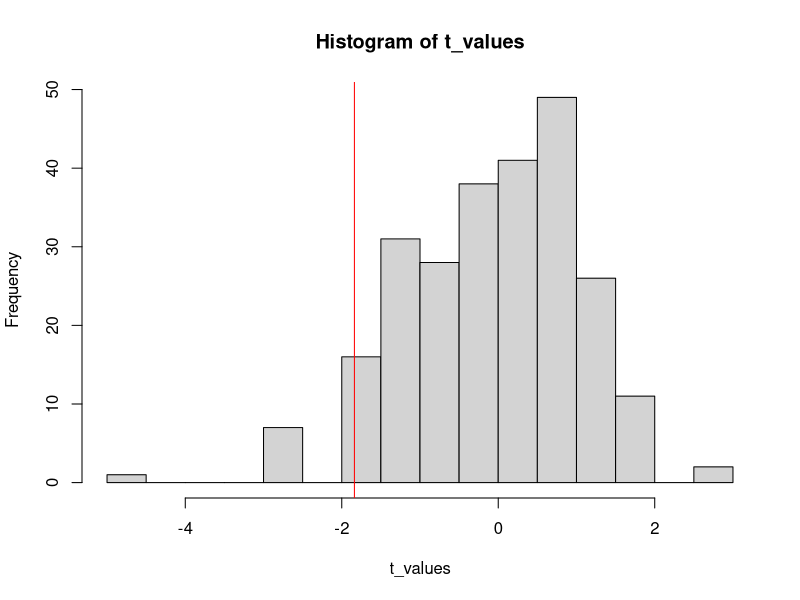
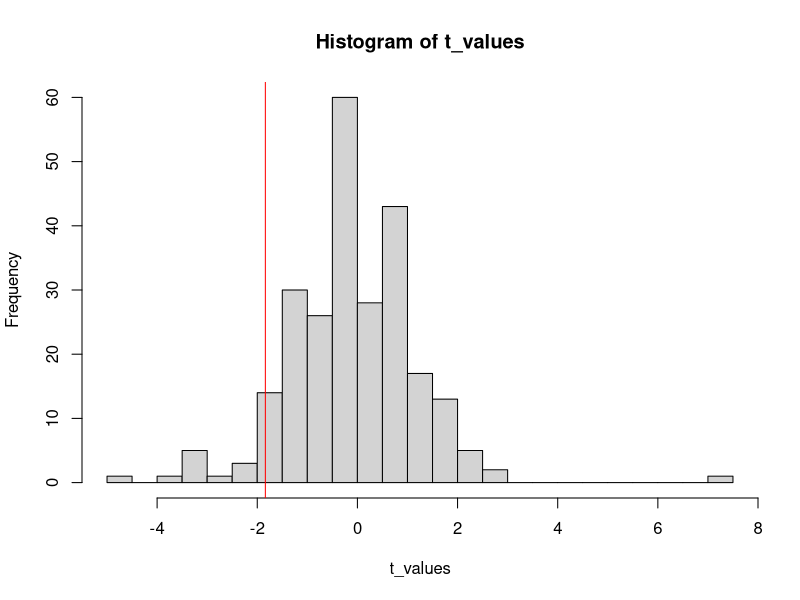

Generate these figures, in order, with R:
## Practical 11 

## The data:

V1 <- c(10, 11, 11, 10, 12)
V2 <- c(12, 10, 14, 13, 12)

MyPermutationTest <- function(x, y) {
  ## initial t-value
  initial_t <- t.test(x, y)$statistic
  
  t_values <- rep(0, 250)
  ## creating 250 permutation samples and calculating t-statistic for each sample
  for(i in 1:250) {
    temp_sample <- sample(x = c(x, y), replace = FALSE)
    ## First XX number of elements go to the first group...
    S1 <- temp_sample[1:length(x)]
    ## Then the rest goes to the second group
    S2 <- temp_sample[(length(x) + 1):(length(x)+length(y))]
    
    t_values[i] <- t.test(S1, S2)$statistic
  }
  ## histogram of the t-statistic distribution with a vertical line at the initial t-value
  hist(t_values, breaks = 25)
  abline(v = initial_t, col = "red")
  
  ## proportion of times the t-statistic is larger than the t-statistic value in the original sample
  empirical_p_value <- sum(initial_t > t_values)/250
  
  return(empirical_p_value)
}

MyBootstrapTest <- function(x, y) {
  ## initial t-value
  initial_t <- t.test(x, y)$statistic
  
  t_values <- rep(0, 250)
  ## The bootstrapping
  for(i in 1:250) {
    temp_sample <- sample(x = c(x, y), replace = TRUE)
    ## First XX number of elements go to the first group...
    S1 <- temp_sample[1:length(x)]
    ## Then the rest goes to the second group
    S2 <- temp_sample[(length(x) + 1):(length(x)+length(y))]
    t_values[i] <- t.test(S1, S2)$statistic
  }
  ## histogram of the t-statistic distribution with a vertical line at the initial t-value
  hist(t_values, breaks = 25)
  abline(v = initial_t, col = "red")
  
  ## proportion of times the t-statistic is larger than th et-statistic value in the original sample
  empirical_p_value <- sum(initial_t > t_values)/250
  
  return(empirical_p_value)
}

MyPermutationTest(V1, V2)
MyBootstrapTest(V1, V2)
